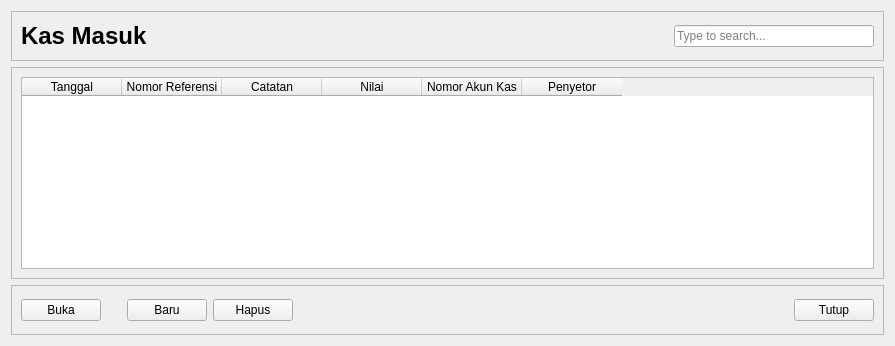
  <widget class="QWidget" name="st_KasMasuk">
   <layout class="QVBoxLayout" name="ivl_KasMasuk">
    <item>
     <widget class="QFrame" name="fr_KasMasuk_t">
      <property name="sizePolicy">
       <sizepolicy hsizetype="Preferred" vsizetype="Preferred">
        <horstretch>0</horstretch>
        <verstretch>1</verstretch>
       </sizepolicy>
      </property>
      <property name="minimumSize">
       <size>
        <width>0</width>
        <height>50</height>
       </size>
      </property>
      <property name="maximumSize">
       <size>
        <width>16777215</width>
        <height>50</height>
       </size>
      </property>
      <property name="frameShape">
       <enum>QFrame::StyledPanel</enum>
      </property>
      <property name="frameShadow">
       <enum>QFrame::Raised</enum>
      </property>
      <layout class="QHBoxLayout" name="ihl_KasMasuk_t">
       <item>
        <widget class="QLabel" name="lb_KasMasuk_Judul">
         <property name="sizePolicy">
          <sizepolicy hsizetype="Preferred" vsizetype="Preferred">
           <horstretch>0</horstretch>
           <verstretch>1</verstretch>
          </sizepolicy>
         </property>
         <property name="minimumSize">
          <size>
           <width>300</width>
           <height>0</height>
          </size>
         </property>
         <property name="maximumSize">
          <size>
           <width>300</width>
           <height>16777215</height>
          </size>
         </property>
         <property name="font">
          <font>
           <pointsize>18</pointsize>
           <weight>75</weight>
           <italic>false</italic>
           <bold>true</bold>
          </font>
         </property>
         <property name="text">
          <string>Kas Masuk</string>
         </property>
        </widget>
       </item>
       <item>
        <spacer name="hs_KasMasuk_t_s">
         <property name="orientation">
          <enum>Qt::Horizontal</enum>
         </property>
         <property name="sizeHint" stdset="0">
          <size>
           <width>226</width>
           <height>20</height>
          </size>
         </property>
        </spacer>
       </item>
       <item>
        <widget class="QLineEdit" name="le_KasMasuk_Search">
         <property name="sizePolicy">
          <sizepolicy hsizetype="Expanding" vsizetype="Fixed">
           <horstretch>0</horstretch>
           <verstretch>1</verstretch>
          </sizepolicy>
         </property>
         <property name="minimumSize">
          <size>
           <width>200</width>
           <height>0</height>
          </size>
         </property>
         <property name="maximumSize">
          <size>
           <width>200</width>
           <height>16777215</height>
          </size>
         </property>
         <property name="placeholderText">
          <string>Type to search...</string>
         </property>
        </widget>
       </item>
      </layout>
     </widget>
    </item>
    <item>
     <widget class="QFrame" name="fr_KasMasuk_Content">
      <property name="sizePolicy">
       <sizepolicy hsizetype="Preferred" vsizetype="Preferred">
        <horstretch>0</horstretch>
        <verstretch>1</verstretch>
       </sizepolicy>
      </property>
      <property name="frameShape">
       <enum>QFrame::StyledPanel</enum>
      </property>
      <property name="frameShadow">
       <enum>QFrame::Raised</enum>
      </property>
      <layout class="QVBoxLayout" name="ivl_KasMasuk_Content">
       <item>
        <widget class="QTableWidget" name="tbl_KasMasuk">
         <column>
          <property name="text">
           <string>Tanggal</string>
          </property>
         </column>
         <column>
          <property name="text">
           <string>Nomor Referensi</string>
          </property>
         </column>
         <column>
          <property name="text">
           <string>Catatan</string>
          </property>
         </column>
         <column>
          <property name="text">
           <string>Nilai</string>
          </property>
         </column>
         <column>
          <property name="text">
           <string>Nomor Akun Kas</string>
          </property>
         </column>
         <column>
          <property name="text">
           <string>Penyetor</string>
          </property>
         </column>
        </widget>
       </item>
      </layout>
     </widget>
    </item>
    <item>
     <widget class="QFrame" name="fr_KasMasuk_b">
      <property name="sizePolicy">
       <sizepolicy hsizetype="Preferred" vsizetype="Preferred">
        <horstretch>0</horstretch>
        <verstretch>1</verstretch>
       </sizepolicy>
      </property>
      <property name="minimumSize">
       <size>
        <width>0</width>
        <height>50</height>
       </size>
      </property>
      <property name="maximumSize">
       <size>
        <width>16777215</width>
        <height>50</height>
       </size>
      </property>
      <property name="frameShape">
       <enum>QFrame::StyledPanel</enum>
      </property>
      <property name="frameShadow">
       <enum>QFrame::Raised</enum>
      </property>
      <layout class="QHBoxLayout" name="ihl_KasMasuk_b">
       <item>
        <widget class="QPushButton" name="tb_KasMasuk_Buka">
         <property name="text">
          <string>Buka</string>
         </property>
        </widget>
       </item>
       <item>
        <spacer name="sp_KasMasuk_b_">
         <property name="orientation">
          <enum>Qt::Horizontal</enum>
         </property>
         <property name="sizeType">
          <enum>QSizePolicy::Fixed</enum>
         </property>
         <property name="sizeHint" stdset="0">
          <size>
           <width>20</width>
           <height>20</height>
          </size>
         </property>
        </spacer>
       </item>
       <item>
        <widget class="QPushButton" name="tb_KasMasuk_Tambah">
         <property name="text">
          <string>Baru</string>
         </property>
        </widget>
       </item>
       <item>
        <widget class="QPushButton" name="tb_KasMasuk_Delete">
         <property name="text">
          <string>Hapus</string>
         </property>
        </widget>
       </item>
       <item>
        <spacer name="somespaces_pyuic_will_just_ignore">
         <property name="orientation">
          <enum>Qt::Horizontal</enum>
         </property>
         <property name="sizeHint" stdset="0">
          <size>
           <width>495</width>
           <height>20</height>
          </size>
         </property>
        </spacer>
       </item>
       <item>
        <widget class="QPushButton" name="tb_KasMasuk_Tutup">
         <property name="text">
          <string>Tutup</string>
         </property>
        </widget>
       </item>
      </layout>
     </widget>
    </item>
   </layout>
  </widget>
